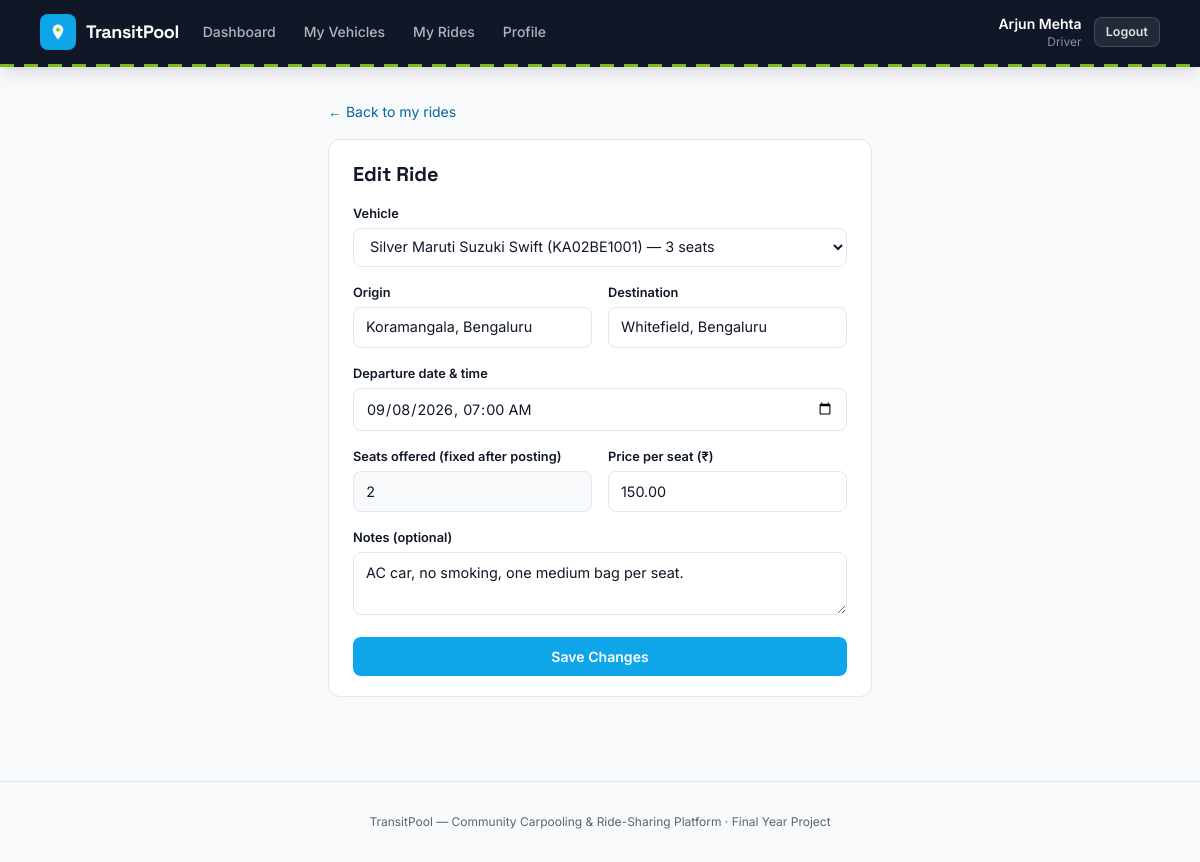
The app's page /index.php?route=driver/rides/edit&id=1 (signed in) with its own data.
### tables this page shows
CREATE TABLE rides (
    id               INT UNSIGNED AUTO_INCREMENT PRIMARY KEY,
    driver_id        INT UNSIGNED NOT NULL,
    vehicle_id       INT UNSIGNED NOT NULL,
    origin           VARCHAR(120) NOT NULL,
    destination      VARCHAR(120) NOT NULL,
    departure_at     DATETIME NOT NULL,
    seats_total      TINYINT UNSIGNED NOT NULL,
    seats_available  TINYINT UNSIGNED NOT NULL,
    price_per_seat   DECIMAL(8,2) NOT NULL,
    notes            VARCHAR(255) NULL,
    status           ENUM('scheduled','ongoing','completed','cancelled') NOT NULL DEFAULT 'scheduled',
    created_at       TIMESTAMP NOT NULL DEFAULT CURRENT_TIMESTAMP,
    CONSTRAINT fk_rides_driver  FOREIGN KEY (driver_id)  REFERENCES users(id)    ON DELETE CASCADE,
    CONSTRAINT fk_rides_vehicle FOREIGN KEY (vehicle_id) REFERENCES vehicles(id) ON DELETE RESTRICT,
    INDEX idx_rides_driver (driver_id),
    INDEX idx_rides_search (status, departure_at),
    INDEX idx_rides_origin (origin),
    INDEX idx_rides_destination (destination)
);

CREATE TABLE vehicles (
    id            INT UNSIGNED AUTO_INCREMENT PRIMARY KEY,
    driver_id     INT UNSIGNED NOT NULL,
    make          VARCHAR(60)  NOT NULL,
    model         VARCHAR(60)  NOT NULL,
    color         VARCHAR(30)  NOT NULL,
    plate_number  VARCHAR(20)  NOT NULL UNIQUE,
    vehicle_type  ENUM('hatchback','sedan','suv','bike') NOT NULL,
    total_seats   TINYINT UNSIGNED NOT NULL,
    status        ENUM('active','inactive') NOT NULL DEFAULT 'active',
    created_at    TIMESTAMP NOT NULL DEFAULT CURRENT_TIMESTAMP,
    CONSTRAINT fk_vehicles_driver FOREIGN KEY (driver_id) REFERENCES users(id) ON DELETE CASCADE,
    INDEX idx_vehicles_driver (driver_id)
);

### app/controllers/DriverController.php (called while the page is built, shortened)
<?php
require_once __DIR__ . '/../models/Vehicle.php';
require_once __DIR__ . '/../models/Ride.php';
class DriverController
{
    public function rideEdit(): void
    {
        $id = (int)($_GET['id'] ?? 0);
        $ride = Ride::find($id);
        $vehicles = Vehicle::activeForDriver(Auth::id());
        $old = $ride;
        require __DIR__ . '/../views/driver/ride_form.php';
    }
}

### public/index.php (called while the page is built, shortened)
<?php
require_once __DIR__ . '/../core/helpers.php';
require_once __DIR__ . '/../core/Database.php';
require_once __DIR__ . '/../core/Auth.php';
require_once __DIR__ . '/../app/models/Vehicle.php';
require_once __DIR__ . '/../app/models/Ride.php';
require_once __DIR__ . '/../app/controllers/DriverController.php';
$router = new Router();
$router->get('login', fn() => (new AuthController())->showLogin());
$router->post('login', fn() => (new AuthController())->login());
$router->get('register', fn() => (new AuthController())->showRegister());
$router->post('register', fn() => (new AuthController())->register());
$router->post('logout', fn() => (new AuthController())->logout());
$router->get('admin/dashboard', fn() => (new AdminController())->dashboard());
$router->get('admin/users', fn() => (new AdminController())->users());
$router->post('admin/users/status', fn() => (new AdminController())->userStatus());
$router->get('admin/vehicles', fn() => (new AdminController())->vehicles());
$router->post('admin/vehicles/status', fn() => (new AdminController())->vehicleStatus());
$router->get('admin/rides', fn() => (new AdminController())->rides());
$router->get('admin/rides/show', fn() => (new AdminController())->rideShow());
$router->post('admin/rides/cancel', fn() => (new AdminController())->rideCancel());
$router->get('admin/bookings', fn() => (new AdminController())->bookings());
$router->get('admin/ratings', fn() => (new AdminController())->ratings());
$router->get('admin/reports', fn() => (new AdminController())->reports());
$router->post('admin/reports/resolve', fn() => (new AdminController())->reportResolve());
$router->get('driver/dashboard', fn() => (new DriverController())->dashboard());
$router->get('driver/vehicles', fn() => (new DriverController())->vehicles());
$router->get('driver/vehicles/new', fn() => (new DriverController())->vehicleNew());
$router->post('driver/vehicles/store', fn() => (new DriverController())->vehicleStore());
$router->get('driver/vehicles/edit', fn() => (new DriverController())->vehicleEdit());
$router->post('driver/vehicles/update', fn() => (new DriverController())->vehicleUpdate());
$router->post('driver/vehicles/deactivate', fn() => (new DriverController())->vehicleDeactivate());
$router->post('driver/vehicles/activate', fn() => (new DriverController())->vehicleActivate());
$router->get('driver/rides', fn() => (new DriverController())->rides());
$router->get('driver/rides/new', fn() => (new DriverController())->rideNew());
$router->post('driver/rides/store', fn() => (new DriverController())->rideStore());
$router->get('driver/rides/edit', fn() => (new DriverController())->rideEdit());
$router->post('driver/rides/update', fn() => (new DriverController())->rideUpdate());
$router->post('driver/rides/cancel', fn() => (new DriverController())->rideCancel());
$router->post('driver/rides/start', fn() => (new DriverController())->rideStart());
$router->post('driver/rides/complete', fn() => (new DriverController())->rideComplete());
$router->get('driver/rides/roster', fn() => (new DriverController())->roster());
$router->get('driver/rides/rate', fn() => (new DriverController())->rateRiders());
$router->post('driver/ratings/store', fn() => (new DriverController())->rateRiderStore());
$router->get('driver/profile', fn() => (new DriverController())->profile());
$router->get('rider/dashboard', fn() => (new RiderController())->dashboard());
$router->get('rider/search', fn() => (new RiderController())->search());
$router->get('rider/rides/show', fn() => (new RiderController())->rideShow());
$router->post('rider/bookings/store', fn() => (new RiderController())->bookingStore());
$router->get('rider/bookings', fn() => (new RiderController())->bookings());
$router->post('rider/bookings/cancel', fn() => (new RiderController())->bookingCancel());
$router->get('rider/rides/rate', fn() => (new RiderController())->rateDriver());
$router->post('rider/ratings/store', fn() => (new RiderController())->rateDriverStore());
$router->get('rider/profile', fn() => (new RiderController())->profile());
$router->get('reports/new', fn() => (new ReportController())->newForm());
$router->post('reports/store', fn() => (new ReportController())->store());
$route = $_GET['route'] ?? '';
$router->dispatch($_SERVER['REQUEST_METHOD'], $route);

### core/Router.php (called while the page is built, shortened)
<?php
class Router
{
    private array $routes = ['GET' => [], 'POST' => []];
    public function get(string $route, callable $handler): void
    {
        $this->routes['GET'][$route] = $handler;
    }
    public function post(string $route, callable $handler): void
    {
        $this->routes['POST'][$route] = $handler;
    }
    public function dispatch(string $method, string $route): void
    {
        $handler = $this->routes[$method][$route] ?? null;
        try {
            $handler();
        } catch (Throwable $e) {
            error_log($e->getMessage());
            http_response_code(500);
            require __DIR__ . '/../app/views/errors/500.php';
        }
    }
}

### config/database.php (called while the page is built)
<?php
return [
    'host'     => '127.0.0.1',
    'port'     => 3306,
    'database' => 'carpooling_ride_sharing',
    'username' => 'root',
    'password' => '',
    'charset'  => 'utf8mb4',
];

### core/Database.php (called while the page is built)
<?php
class Database
{
    private static ?PDO $instance = null;
    public static function connect(): PDO
    {
        if (self::$instance === null) {
            $config = require __DIR__ . '/../config/database.php';
            $dsn = sprintf(
                'mysql:host=%s;port=%d;dbname=%s;charset=%s',
                $config['host'],
                $config['port'],
                $config['database'],
                $config['charset']
            );
            self::$instance = new PDO($dsn, $config['username'], $config['password'], [
                PDO::ATTR_ERRMODE            => PDO::ERRMODE_EXCEPTION,
                PDO::ATTR_DEFAULT_FETCH_MODE => PDO::FETCH_ASSOC,
                PDO::ATTR_EMULATE_PREPARES   => false,
            ]);
        }
        return self::$instance;
    }
}

### app/models/Ride.php (called while the page is built, shortened)
<?php
require_once __DIR__ . '/../../core/Database.php';
class Ride
{
    public static function find(int $id): ?array
    {
        $stmt = Database::connect()->prepare(
            'SELECT r.*, u.name AS driver_name, u.email AS driver_email, u.phone AS driver_phone,
                    v.make, v.model, v.color, v.plate_number, v.vehicle_type
             FROM rides r
             JOIN users u ON u.id = r.driver_id
             JOIN vehicles v ON v.id = r.vehicle_id
             WHERE r.id = ?'
        );
        $stmt->execute([$id]);
        $row = $stmt->fetch();
        return $row ?: null;
    }
}

### core/Auth.php (called while the page is built, shortened)
<?php
require_once __DIR__ . '/Database.php';
class Auth
{
    public static function id(): ?int
    {
        return $_SESSION['user_id'] ?? null;
    }
}

### app/models/Vehicle.php (called while the page is built, shortened)
<?php
require_once __DIR__ . '/../../core/Database.php';
class Vehicle
{
    public static function activeForDriver(int $driverId): array
    {
        $stmt = Database::connect()->prepare("SELECT * FROM vehicles WHERE driver_id = ? AND status = 'active' ORDER BY created_at DESC");
        $stmt->execute([$driverId]);
        return $stmt->fetchAll();
    }
}

### core/helpers.php (called while the page is built, shortened)
<?php
function e(?string $value): string
{
    return htmlspecialchars($value ?? '', ENT_QUOTES, 'UTF-8');
}
function old(array $data, string $key, string $default = ''): string
{
    return e($data[$key] ?? $default);
}

### app/views/driver/ride_form.php (the view, shortened to what this page needs)
<?php $editing = !empty($old['id']); $pageTitle = $editing ? 'Edit Ride' : 'Post a Ride'; require __DIR__ . '/../partials/header.php'; require __DIR__ . '/../partials/navbar.php'; ?>
<main class="max-w-xl mx-auto px-4 py-8">
    <a href="/index.php?route=driver/rides" class="text-sm text-sky-dark hover:underline">&larr; Back to my rides</a>
    <div class="card mt-4">
        <div class="card-head"><h1 class="font-display text-xl font-bold"><?= $editing ? 'Edit Ride' : 'Post a Ride' ?></h1></div>
        <?php if (empty($vehicles)): ?>
            <p class="empty-state">You need at least one active vehicle before you can post a ride. <a href="/index.php?route=driver/vehicles/new" class="text-sky-dark font-semibold hover:underline">Add one now</a>.</p>
        <?php else: ?>
        <form method="POST" action="/index.php?route=<?= $editing ? 'driver/rides/update' : 'driver/rides/store' ?>" class="space-y-4">
            <div>
                <label class="field-label">Vehicle</label>
                <select name="vehicle_id" class="field-select" required>
                    <?php $currentVehicle = (int)($old['vehicle_id'] ?? 0); ?>
                    <?php foreach ($vehicles as $v): ?>
                        <option value="<?= (int)$v['id'] ?>" <?= $currentVehicle === (int)$v['id'] ? 'selected' : '' ?>>
                            <?= e($v['color']) ?> <?= e($v['make']) ?> <?= e($v['model']) ?> (<?= e($v['plate_number']) ?>) &mdash; <?= (int)$v['total_seats'] ?> seats
                        </option>
                    <?php endforeach; ?>
                </select>
            </div>
            <div class="grid grid-cols-2 gap-4">
                <div>
                    <label class="field-label">Origin</label>
                    <input type="text" name="origin" placeholder="e.g. Koramangala, Bengaluru" value="<?= old($old ?? [], 'origin') ?>" class="field-input" required>
                </div>
                <div>
                    <label class="field-label">Destination</label>
                    <input type="text" name="destination" placeholder="e.g. Whitefield, Bengaluru" value="<?= old($old ?? [], 'destination') ?>" class="field-input" required>
                </div>
            </div>
            <div>
                <label class="field-label">Departure date &amp; time</label>
                <?php
                    $dep = $old['departure_at'] ?? '';
                    $depValue = $dep !== '' ? date('Y-m-d\TH:i', strtotime($dep)) : '';
                ?>
                <input type="datetime-local" name="departure_at" value="<?= e($depValue) ?>" class="field-input" required>
            </div>
            <div class="grid grid-cols-2 gap-4">
                <div>
                    <label class="field-label">Seats offered<?= $editing ? ' (fixed after posting)' : '' ?></label>
                    <?php if ($editing): ?>
                        <input type="text" class="field-input font-mono-tab bg-canvas" value="<?= (int)$old['seats_total'] ?>" disabled>
                    <?php endif; ?>
                </div>
                <div>
                    <label class="field-label">Price per seat (&#8377;)</label>
                    <input type="number" step="0.01" name="price" min="1" value="<?= old($old ?? [], 'price', (string)($old['price_per_seat'] ?? '')) ?>" class="field-input" required>
                </div>
            </div>
            <div>
                <label class="field-label">Notes (optional)</label>
                <textarea name="notes" rows="2" class="field-textarea" placeholder="AC, luggage limits, pickup instructions..."><?= old($old ?? [], 'notes') ?></textarea>
            </div>
            <button type="submit" class="btn-primary w-full"><?= $editing ? 'Save Changes' : 'Post Ride' ?></button>
        </form>
        <?php endif; ?>
    </div>
</main>
<?php require __DIR__ . '/../partials/footer.php'; ?>

### public/assets/css/style.css (style rules this page uses)
* { box-sizing: border-box; }
h1, h2, h3, h4, .font-display { font-family: 'Space Grotesk', 'Inter', sans-serif; }
.font-mono-tab { font-family: 'JetBrains Mono', monospace; font-variant-numeric: tabular-nums; }
.card { background: #fff; border: 1px solid var(--line, #E1E7EE); border-radius: 12px; padding: 1.25rem 1.5rem; margin-bottom: 1.25rem; }
.card-head { display: flex; align-items: center; justify-content: space-between; gap: 1rem; margin-bottom: 1rem; flex-wrap: wrap; }
.btn-primary { background: #0EA5E9; color: #fff; border-radius: 8px; padding: 0.55rem 1.15rem; font-weight: 600; font-size: 0.88rem; display: inline-flex; align-items: center; justify-content: center; gap: .4rem; border: none; cursor: pointer; }
.field-label { display:block; font-size: 0.8rem; font-weight: 600; color: #101828; margin-bottom: 0.3rem; }
.field-input, .field-textarea, .field-select { width: 100%; border: 1px solid #E1E7EE; border-radius: 8px; padding: 0.55rem 0.75rem; font-size: 0.9rem; background: #fff; color: #101828; font-family: 'Inter', sans-serif; }

### records on screen
rides: vehicle_id "Silver Maruti Suzuki Swift (KA02BE1001) — 3 seats", origin "Koramangala, Bengaluru", destination "Whitefield, Bengaluru", departure_at "09/08/2026 07:00", seats_total "2", price "150.00", notes "AC car, no smoking, one medium bag per seat."

### other values on screen
$label "Dashboard"
$label "My Vehicles"
$label "My Rides"
$label "Profile"
Auth::name() "Arjun Mehta"
str_replace('_', ' ', $role ?? '') "Driver"
